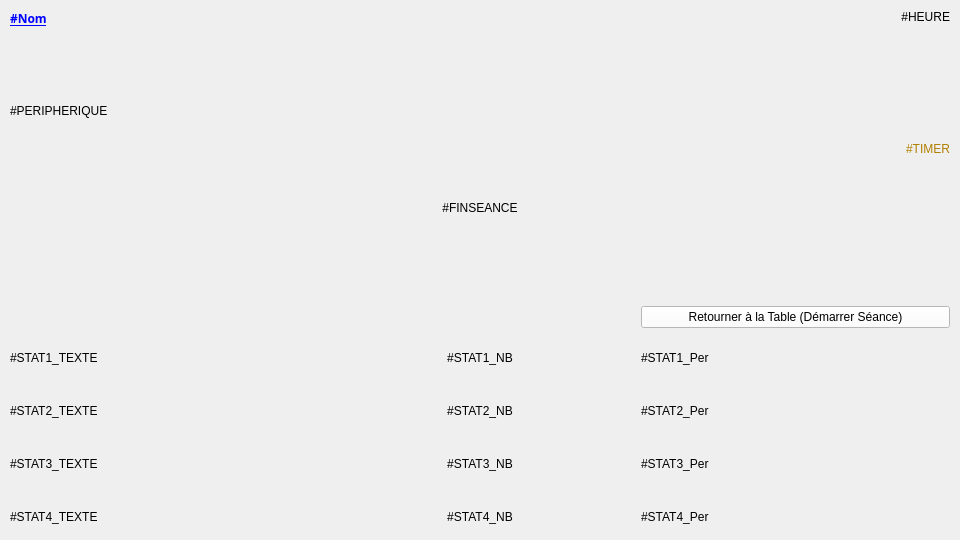
<?xml version="1.0" encoding="UTF-8"?>
<ui version="4.0">
 <class>CIhm</class>
 <widget class="QWidget" name="CIhm">
  <property name="windowModality">
   <enum>Qt::NonModal</enum>
  </property>
  <property name="geometry">
   <rect>
    <x>0</x>
    <y>0</y>
    <width>960</width>
    <height>540</height>
   </rect>
  </property>
  <property name="sizePolicy">
   <sizepolicy hsizetype="Preferred" vsizetype="Preferred">
    <horstretch>0</horstretch>
    <verstretch>0</verstretch>
   </sizepolicy>
  </property>
  <property name="windowTitle">
   <string>Moniteur TTPA</string>
  </property>
  <property name="autoFillBackground">
   <bool>false</bool>
  </property>
  <property name="styleSheet">
   <string notr="true">QWidget#m_pLayerLogo
{
/*	background-color: #FFFFFF; */
		background-image: url(:/images/resources/background.jpg)  cover;
}
QWidget#m_pLayerTable
{
		background-image: url(:/images/resources/background.jpg)  cover;
}
QWidget#m_pLayerRecapitulatif
{
		background-image: url(:/images/resources/background.jpg)  cover;
}
QPushButton
{
	background-color: #FFFFFF;
}</string>
  </property>
  <layout class="QVBoxLayout" name="verticalLayout_2">
   <property name="margin">
    <number>0</number>
   </property>
   <item>
    <widget class="QStackedWidget" name="m_pFenetres">
     <property name="frameShape">
      <enum>QFrame::NoFrame</enum>
     </property>
     <property name="frameShadow">
      <enum>QFrame::Plain</enum>
     </property>
     <property name="currentIndex">
      <number>2</number>
     </property>
     <widget class="QWidget" name="m_pLayerLogo">
      <property name="sizePolicy">
       <sizepolicy hsizetype="Preferred" vsizetype="Preferred">
        <horstretch>0</horstretch>
        <verstretch>0</verstretch>
       </sizepolicy>
      </property>
      <layout class="QVBoxLayout" name="verticalLayout">
       <property name="spacing">
        <number>2</number>
       </property>
       <property name="sizeConstraint">
        <enum>QLayout::SetMinimumSize</enum>
       </property>
       <property name="margin">
        <number>10</number>
       </property>
       <item>
        <layout class="QHBoxLayout" name="m_pHBLayoutLogoHeure">
         <property name="sizeConstraint">
          <enum>QLayout::SetDefaultConstraint</enum>
         </property>
         <item>
          <spacer name="m_pHSpacerLogoHeure">
           <property name="orientation">
            <enum>Qt::Horizontal</enum>
           </property>
           <property name="sizeHint" stdset="0">
            <size>
             <width>40</width>
             <height>20</height>
            </size>
           </property>
          </spacer>
         </item>
         <item>
          <widget class="QLabel" name="m_pQLabelLogoHeure">
           <property name="font">
            <font>
             <kerning>true</kerning>
            </font>
           </property>
           <property name="text">
            <string>#HEURE</string>
           </property>
           <property name="alignment">
            <set>Qt::AlignLeading|Qt::AlignLeft|Qt::AlignTop</set>
           </property>
          </widget>
         </item>
        </layout>
       </item>
       <item>
        <spacer name="verticalSpacer_2">
         <property name="orientation">
          <enum>Qt::Vertical</enum>
         </property>
         <property name="sizeType">
          <enum>QSizePolicy::Expanding</enum>
         </property>
         <property name="sizeHint" stdset="0">
          <size>
           <width>20</width>
           <height>40</height>
          </size>
         </property>
        </spacer>
       </item>
       <item>
        <layout class="QHBoxLayout" name="m_pQLabelLogoHBLayout">
         <property name="sizeConstraint">
          <enum>QLayout::SetNoConstraint</enum>
         </property>
         <property name="margin">
          <number>0</number>
         </property>
         <item>
          <widget class="QLabel" name="m_pQLabelLogo">
           <property name="sizePolicy">
            <sizepolicy hsizetype="Expanding" vsizetype="Expanding">
             <horstretch>0</horstretch>
             <verstretch>0</verstretch>
            </sizepolicy>
           </property>
           <property name="maximumSize">
            <size>
             <width>120</width>
             <height>75</height>
            </size>
           </property>
           <property name="text">
            <string/>
           </property>
           <property name="textFormat">
            <enum>Qt::AutoText</enum>
           </property>
           <property name="pixmap">
            <pixmap resource="images.qrc">:/images/resources/logo.png</pixmap>
           </property>
           <property name="scaledContents">
            <bool>true</bool>
           </property>
           <property name="alignment">
            <set>Qt::AlignLeading|Qt::AlignLeft|Qt::AlignVCenter</set>
           </property>
          </widget>
         </item>
        </layout>
       </item>
       <item>
        <spacer name="verticalSpacer_3">
         <property name="orientation">
          <enum>Qt::Vertical</enum>
         </property>
         <property name="sizeHint" stdset="0">
          <size>
           <width>20</width>
           <height>40</height>
          </size>
         </property>
        </spacer>
       </item>
       <item>
        <layout class="QHBoxLayout" name="m_pHBLayoutLogoNom">
         <property name="spacing">
          <number>0</number>
         </property>
         <property name="sizeConstraint">
          <enum>QLayout::SetMinimumSize</enum>
         </property>
         <item>
          <spacer name="horizontalSpacer_4">
           <property name="orientation">
            <enum>Qt::Horizontal</enum>
           </property>
           <property name="sizeHint" stdset="0">
            <size>
             <width>40</width>
             <height>20</height>
            </size>
           </property>
          </spacer>
         </item>
         <item>
          <widget class="QLabel" name="m_pQLabelLogoNom">
           <property name="sizePolicy">
            <sizepolicy hsizetype="Maximum" vsizetype="Preferred">
             <horstretch>0</horstretch>
             <verstretch>0</verstretch>
            </sizepolicy>
           </property>
           <property name="styleSheet">
            <string notr="true">QLabel
{
	color: #0000FF;
}</string>
           </property>
           <property name="text">
            <string>#JOUEUR_NOM</string>
           </property>
           <property name="alignment">
            <set>Qt::AlignRight|Qt::AlignTrailing|Qt::AlignVCenter</set>
           </property>
          </widget>
         </item>
         <item>
          <widget class="QLabel" name="m_pQLabelLogoNomMessage">
           <property name="sizePolicy">
            <sizepolicy hsizetype="Maximum" vsizetype="Preferred">
             <horstretch>0</horstretch>
             <verstretch>0</verstretch>
            </sizepolicy>
           </property>
           <property name="text">
            <string>#JOUEUR_MESSAGE</string>
           </property>
          </widget>
         </item>
         <item>
          <spacer name="horizontalSpacer_5">
           <property name="orientation">
            <enum>Qt::Horizontal</enum>
           </property>
           <property name="sizeHint" stdset="0">
            <size>
             <width>40</width>
             <height>20</height>
            </size>
           </property>
          </spacer>
         </item>
        </layout>
       </item>
       <item>
        <widget class="QLabel" name="m_pQLabelLogoTexte">
         <property name="enabled">
          <bool>true</bool>
         </property>
         <property name="sizePolicy">
          <sizepolicy hsizetype="MinimumExpanding" vsizetype="Preferred">
           <horstretch>0</horstretch>
           <verstretch>0</verstretch>
          </sizepolicy>
         </property>
         <property name="text">
          <string>#ATTENTE_CONNEXION</string>
         </property>
         <property name="textFormat">
          <enum>Qt::PlainText</enum>
         </property>
         <property name="alignment">
          <set>Qt::AlignCenter</set>
         </property>
        </widget>
       </item>
       <item>
        <widget class="QPushButton" name="m_pTestOutrepasser">
         <property name="palette">
          <palette>
           <active>
            <colorrole role="Button">
             <brush brushstyle="SolidPattern">
              <color alpha="255">
               <red>255</red>
               <green>255</green>
               <blue>255</blue>
              </color>
             </brush>
            </colorrole>
            <colorrole role="Base">
             <brush brushstyle="SolidPattern">
              <color alpha="255">
               <red>255</red>
               <green>255</green>
               <blue>255</blue>
              </color>
             </brush>
            </colorrole>
            <colorrole role="Window">
             <brush brushstyle="SolidPattern">
              <color alpha="255">
               <red>255</red>
               <green>255</green>
               <blue>255</blue>
              </color>
             </brush>
            </colorrole>
           </active>
           <inactive>
            <colorrole role="Button">
             <brush brushstyle="SolidPattern">
              <color alpha="255">
               <red>255</red>
               <green>255</green>
               <blue>255</blue>
              </color>
             </brush>
            </colorrole>
            <colorrole role="Base">
             <brush brushstyle="SolidPattern">
              <color alpha="255">
               <red>255</red>
               <green>255</green>
               <blue>255</blue>
              </color>
             </brush>
            </colorrole>
            <colorrole role="Window">
             <brush brushstyle="SolidPattern">
              <color alpha="255">
               <red>255</red>
               <green>255</green>
               <blue>255</blue>
              </color>
             </brush>
            </colorrole>
           </inactive>
           <disabled>
            <colorrole role="Button">
             <brush brushstyle="SolidPattern">
              <color alpha="255">
               <red>255</red>
               <green>255</green>
               <blue>255</blue>
              </color>
             </brush>
            </colorrole>
            <colorrole role="Base">
             <brush brushstyle="SolidPattern">
              <color alpha="255">
               <red>255</red>
               <green>255</green>
               <blue>255</blue>
              </color>
             </brush>
            </colorrole>
            <colorrole role="Window">
             <brush brushstyle="SolidPattern">
              <color alpha="255">
               <red>255</red>
               <green>255</green>
               <blue>255</blue>
              </color>
             </brush>
            </colorrole>
           </disabled>
          </palette>
         </property>
         <property name="styleSheet">
          <string notr="true"/>
         </property>
         <property name="text">
          <string>OUTREPASSER</string>
         </property>
        </widget>
       </item>
      </layout>
     </widget>
     <widget class="QWidget" name="m_pLayerTable">
      <layout class="QGridLayout" name="m_gridLayout" rowstretch="0,0" columnstretch="0,0,0">
       <property name="sizeConstraint">
        <enum>QLayout::SetMinimumSize</enum>
       </property>
       <property name="leftMargin">
        <number>10</number>
       </property>
       <property name="topMargin">
        <number>10</number>
       </property>
       <property name="rightMargin">
        <number>10</number>
       </property>
       <property name="bottomMargin">
        <number>0</number>
       </property>
       <property name="spacing">
        <number>2</number>
       </property>
       <item row="1" column="0" colspan="3">
        <layout class="QHBoxLayout" name="m_pHBLayoutTable">
         <property name="spacing">
          <number>6</number>
         </property>
         <property name="sizeConstraint">
          <enum>QLayout::SetDefaultConstraint</enum>
         </property>
         <property name="topMargin">
          <number>0</number>
         </property>
        </layout>
       </item>
       <item row="0" column="0" colspan="3">
        <layout class="QGridLayout" name="m_pGLayoutTop">
         <property name="sizeConstraint">
          <enum>QLayout::SetMinAndMaxSize</enum>
         </property>
         <property name="margin">
          <number>0</number>
         </property>
         <property name="spacing">
          <number>0</number>
         </property>
         <item row="3" column="2">
          <layout class="QHBoxLayout" name="m_pHBLayoutTop" stretch="0">
           <property name="spacing">
            <number>6</number>
           </property>
           <property name="bottomMargin">
            <number>10</number>
           </property>
           <item>
            <layout class="QVBoxLayout" name="m_pVBLayoutTopRight">
             <item>
              <widget class="QLabel" name="m_pQLabelTimerSeance">
               <property name="styleSheet">
                <string notr="true">QLabel
{
	color: #B08000;
}</string>
               </property>
               <property name="text">
                <string>#TIMER</string>
               </property>
               <property name="alignment">
                <set>Qt::AlignRight|Qt::AlignTop|Qt::AlignTrailing</set>
               </property>
              </widget>
             </item>
             <item>
              <widget class="QPushButton" name="m_pTestZoneReset">
               <property name="text">
                <string>Reset</string>
               </property>
              </widget>
             </item>
             <item>
              <widget class="QPushButton" name="m_pTestZoneRobotRandom">
               <property name="text">
                <string>Zone du Robot Aleatoire</string>
               </property>
              </widget>
             </item>
             <item>
              <widget class="QPushButton" name="m_pTestZoneObjectifRandom">
               <property name="text">
                <string>Zone Objectif Aleatoire</string>
               </property>
              </widget>
             </item>
             <item>
              <widget class="QPushButton" name="m_pTestZoneRandom">
               <property name="text">
                <string>Impact Aleatoire</string>
               </property>
              </widget>
             </item>
             <item>
              <widget class="QLineEdit" name="m_pConsole">
               <property name="sizePolicy">
                <sizepolicy hsizetype="Minimum" vsizetype="Fixed">
                 <horstretch>0</horstretch>
                 <verstretch>0</verstretch>
                </sizepolicy>
               </property>
              </widget>
             </item>
            </layout>
           </item>
          </layout>
         </item>
         <item row="0" column="2">
          <widget class="QLabel" name="m_pQLabelTopRightHeure">
           <property name="styleSheet">
            <string notr="true"/>
           </property>
           <property name="text">
            <string>#HEURE</string>
           </property>
           <property name="alignment">
            <set>Qt::AlignRight|Qt::AlignTop|Qt::AlignTrailing</set>
           </property>
           <property name="margin">
            <number>0</number>
           </property>
          </widget>
         </item>
         <item row="3" column="1">
          <widget class="QLabel" name="m_pQLabelTopMid">
           <property name="sizePolicy">
            <sizepolicy hsizetype="Minimum" vsizetype="Minimum">
             <horstretch>0</horstretch>
             <verstretch>0</verstretch>
            </sizepolicy>
           </property>
           <property name="font">
            <font>
             <weight>50</weight>
             <italic>false</italic>
             <bold>false</bold>
             <underline>false</underline>
             <strikeout>false</strikeout>
            </font>
           </property>
           <property name="autoFillBackground">
            <bool>false</bool>
           </property>
           <property name="text">
            <string>#NB_BALLES_JOUEES / #NB_BALLES_TOTAL</string>
           </property>
           <property name="alignment">
            <set>Qt::AlignHCenter|Qt::AlignTop</set>
           </property>
           <property name="wordWrap">
            <bool>false</bool>
           </property>
           <property name="textInteractionFlags">
            <set>Qt::LinksAccessibleByMouse</set>
           </property>
          </widget>
         </item>
         <item row="3" column="0">
          <layout class="QVBoxLayout" name="verticalLayout_3">
           <item>
            <spacer name="verticalSpacer">
             <property name="orientation">
              <enum>Qt::Vertical</enum>
             </property>
             <property name="sizeType">
              <enum>QSizePolicy::Preferred</enum>
             </property>
             <property name="sizeHint" stdset="0">
              <size>
               <width>20</width>
               <height>40</height>
              </size>
             </property>
            </spacer>
           </item>
           <item>
            <layout class="QHBoxLayout" name="horizontalLayout_2">
             <item>
              <widget class="QLabel" name="m_pQLabelLeftStat1Texte">
               <property name="sizePolicy">
                <sizepolicy hsizetype="Minimum" vsizetype="Maximum">
                 <horstretch>0</horstretch>
                 <verstretch>0</verstretch>
                </sizepolicy>
               </property>
               <property name="text">
                <string>#STAT1</string>
               </property>
              </widget>
             </item>
             <item>
              <widget class="QLabel" name="m_pQLabelLeftStat1Nb">
               <property name="sizePolicy">
                <sizepolicy hsizetype="Minimum" vsizetype="Maximum">
                 <horstretch>0</horstretch>
                 <verstretch>0</verstretch>
                </sizepolicy>
               </property>
               <property name="text">
                <string>#STAT1_NB</string>
               </property>
               <property name="scaledContents">
                <bool>false</bool>
               </property>
               <property name="alignment">
                <set>Qt::AlignRight|Qt::AlignTrailing|Qt::AlignVCenter</set>
               </property>
               <property name="wordWrap">
                <bool>false</bool>
               </property>
               <property name="margin">
                <number>0</number>
               </property>
               <property name="indent">
                <number>-1</number>
               </property>
              </widget>
             </item>
            </layout>
           </item>
          </layout>
         </item>
         <item row="0" column="0" colspan="2">
          <layout class="QVBoxLayout" name="verticalLayout_4">
           <item>
            <widget class="QLabel" name="m_pQLabelTopLeftNom">
             <property name="sizePolicy">
              <sizepolicy hsizetype="Ignored" vsizetype="Minimum">
               <horstretch>0</horstretch>
               <verstretch>0</verstretch>
              </sizepolicy>
             </property>
             <property name="sizeIncrement">
              <size>
               <width>0</width>
               <height>0</height>
              </size>
             </property>
             <property name="font">
              <font>
               <family>Waree</family>
               <weight>75</weight>
               <italic>false</italic>
               <bold>true</bold>
               <underline>true</underline>
              </font>
             </property>
             <property name="styleSheet">
              <string notr="true">QLabel
{
	color: #0000FF;
}</string>
             </property>
             <property name="text">
              <string>#Nom</string>
             </property>
             <property name="alignment">
              <set>Qt::AlignLeading|Qt::AlignLeft|Qt::AlignTop</set>
             </property>
            </widget>
           </item>
           <item>
            <widget class="QLabel" name="m_pQLabelTopLeftNomPeripherique">
             <property name="text">
              <string>#PERIPHERIQUE</string>
             </property>
            </widget>
           </item>
          </layout>
         </item>
        </layout>
       </item>
      </layout>
     </widget>
     <widget class="QWidget" name="m_pLayerRecapitulatif">
      <layout class="QGridLayout" name="gridLayout">
       <property name="sizeConstraint">
        <enum>QLayout::SetMinimumSize</enum>
       </property>
       <property name="leftMargin">
        <number>10</number>
       </property>
       <property name="topMargin">
        <number>10</number>
       </property>
       <property name="rightMargin">
        <number>10</number>
       </property>
       <property name="bottomMargin">
        <number>0</number>
       </property>
       <property name="spacing">
        <number>2</number>
       </property>
       <item row="1" column="1">
        <layout class="QGridLayout" name="gridLayout_4">
         <property name="topMargin">
          <number>30</number>
         </property>
         <item row="1" column="2">
          <widget class="QPushButton" name="m_pTestStartRecap">
           <property name="text">
            <string>Retourner à la Table (Démarrer Séance)</string>
           </property>
          </widget>
         </item>
         <item row="2" column="1">
          <widget class="QLabel" name="m_pQLabelLeftStat1NbRecap">
           <property name="text">
            <string>#STAT1_NB</string>
           </property>
           <property name="alignment">
            <set>Qt::AlignCenter</set>
           </property>
          </widget>
         </item>
         <item row="2" column="2">
          <widget class="QLabel" name="m_pQLabelLeftStat1PerRecap">
           <property name="text">
            <string>#STAT1_Per</string>
           </property>
          </widget>
         </item>
         <item row="3" column="2">
          <widget class="QLabel" name="m_pQLabelLeftStat2PerRecap">
           <property name="text">
            <string>#STAT2_Per</string>
           </property>
          </widget>
         </item>
         <item row="3" column="1">
          <widget class="QLabel" name="m_pQLabelLeftStat2NbRecap">
           <property name="text">
            <string>#STAT2_NB</string>
           </property>
           <property name="alignment">
            <set>Qt::AlignCenter</set>
           </property>
          </widget>
         </item>
         <item row="2" column="0">
          <widget class="QLabel" name="m_pQLabelLeftStat1TexteRecap">
           <property name="font">
            <font>
             <strikeout>false</strikeout>
             <kerning>true</kerning>
            </font>
           </property>
           <property name="text">
            <string>#STAT1_TEXTE</string>
           </property>
           <property name="scaledContents">
            <bool>false</bool>
           </property>
           <property name="alignment">
            <set>Qt::AlignLeading|Qt::AlignLeft|Qt::AlignVCenter</set>
           </property>
           <property name="margin">
            <number>0</number>
           </property>
          </widget>
         </item>
         <item row="4" column="1">
          <widget class="QLabel" name="m_pQLabelLeftStat3NbRecap">
           <property name="text">
            <string>#STAT3_NB</string>
           </property>
           <property name="alignment">
            <set>Qt::AlignCenter</set>
           </property>
          </widget>
         </item>
         <item row="4" column="0">
          <widget class="QLabel" name="m_pQLabelLeftStat3TexteRecap">
           <property name="font">
            <font>
             <strikeout>false</strikeout>
             <kerning>true</kerning>
            </font>
           </property>
           <property name="text">
            <string>#STAT3_TEXTE</string>
           </property>
           <property name="scaledContents">
            <bool>false</bool>
           </property>
           <property name="alignment">
            <set>Qt::AlignLeading|Qt::AlignLeft|Qt::AlignVCenter</set>
           </property>
           <property name="margin">
            <number>0</number>
           </property>
          </widget>
         </item>
         <item row="4" column="2">
          <widget class="QLabel" name="m_pQLabelLeftStat3PerRecap">
           <property name="text">
            <string>#STAT3_Per</string>
           </property>
          </widget>
         </item>
         <item row="3" column="0">
          <widget class="QLabel" name="m_pQLabelLeftStat2TexteRecap">
           <property name="font">
            <font>
             <strikeout>false</strikeout>
             <kerning>true</kerning>
            </font>
           </property>
           <property name="text">
            <string>#STAT2_TEXTE</string>
           </property>
           <property name="scaledContents">
            <bool>false</bool>
           </property>
           <property name="alignment">
            <set>Qt::AlignLeading|Qt::AlignLeft|Qt::AlignVCenter</set>
           </property>
           <property name="margin">
            <number>0</number>
           </property>
          </widget>
         </item>
         <item row="5" column="0">
          <widget class="QLabel" name="m_pQLabelLeftStat4TexteRecap">
           <property name="font">
            <font>
             <strikeout>false</strikeout>
             <kerning>true</kerning>
            </font>
           </property>
           <property name="text">
            <string>#STAT4_TEXTE</string>
           </property>
           <property name="scaledContents">
            <bool>false</bool>
           </property>
           <property name="alignment">
            <set>Qt::AlignLeading|Qt::AlignLeft|Qt::AlignVCenter</set>
           </property>
           <property name="margin">
            <number>0</number>
           </property>
          </widget>
         </item>
         <item row="5" column="1">
          <widget class="QLabel" name="m_pQLabelLeftStat4NbRecap">
           <property name="text">
            <string>#STAT4_NB</string>
           </property>
           <property name="alignment">
            <set>Qt::AlignCenter</set>
           </property>
          </widget>
         </item>
         <item row="5" column="2">
          <widget class="QLabel" name="m_pQLabelLeftStat4PerRecap">
           <property name="text">
            <string>#STAT4_Per</string>
           </property>
          </widget>
         </item>
        </layout>
       </item>
       <item row="0" column="1">
        <layout class="QGridLayout" name="m_pGLayoutTopRecap">
         <property name="sizeConstraint">
          <enum>QLayout::SetMinimumSize</enum>
         </property>
         <property name="leftMargin">
          <number>0</number>
         </property>
         <property name="rightMargin">
          <number>0</number>
         </property>
         <property name="bottomMargin">
          <number>0</number>
         </property>
         <property name="spacing">
          <number>0</number>
         </property>
         <item row="0" column="0" colspan="2">
          <layout class="QVBoxLayout" name="verticalLayout_5">
           <item>
            <widget class="QLabel" name="m_pQLabelTopLeftNomRecap">
             <property name="sizePolicy">
              <sizepolicy hsizetype="Ignored" vsizetype="Minimum">
               <horstretch>0</horstretch>
               <verstretch>0</verstretch>
              </sizepolicy>
             </property>
             <property name="sizeIncrement">
              <size>
               <width>0</width>
               <height>0</height>
              </size>
             </property>
             <property name="font">
              <font>
               <family>Waree</family>
               <weight>75</weight>
               <italic>false</italic>
               <bold>true</bold>
               <underline>true</underline>
              </font>
             </property>
             <property name="styleSheet">
              <string notr="true">QLabel
{
	color: #0000FF;
}</string>
             </property>
             <property name="text">
              <string>#Nom</string>
             </property>
             <property name="alignment">
              <set>Qt::AlignLeading|Qt::AlignLeft|Qt::AlignTop</set>
             </property>
            </widget>
           </item>
           <item>
            <widget class="QLabel" name="m_pQLabelTopLeftNomPeripheriqueRecap">
             <property name="text">
              <string>#PERIPHERIQUE</string>
             </property>
            </widget>
           </item>
          </layout>
         </item>
         <item row="1" column="1">
          <widget class="QLabel" name="m_pQLabelTopTexteRecap">
           <property name="text">
            <string>#FINSEANCE</string>
           </property>
           <property name="alignment">
            <set>Qt::AlignCenter</set>
           </property>
          </widget>
         </item>
         <item row="1" column="2">
          <widget class="QLabel" name="m_pQLabelTimerSeanceRecap">
           <property name="styleSheet">
            <string notr="true">QLabel
{
	color: #B08000;
}</string>
           </property>
           <property name="text">
            <string>#TIMER</string>
           </property>
           <property name="alignment">
            <set>Qt::AlignRight|Qt::AlignTop|Qt::AlignTrailing</set>
           </property>
          </widget>
         </item>
         <item row="0" column="2">
          <widget class="QLabel" name="m_pQLabelTopRightHeureRecap">
           <property name="font">
            <font>
             <kerning>true</kerning>
            </font>
           </property>
           <property name="text">
            <string>#HEURE</string>
           </property>
           <property name="alignment">
            <set>Qt::AlignRight|Qt::AlignTop|Qt::AlignTrailing</set>
           </property>
          </widget>
         </item>
        </layout>
       </item>
       <item row="2" column="1">
        <layout class="QHBoxLayout" name="m_pHBLayoutTableRecap"/>
       </item>
      </layout>
     </widget>
    </widget>
   </item>
  </layout>
 </widget>
 <layoutdefault spacing="6" margin="11"/>
 <resources>
  <include location="images.qrc"/>
 </resources>
 <connections>
  <connection>
   <sender>m_pTestZoneObjectifRandom</sender>
   <signal>clicked()</signal>
   <receiver>CIhm</receiver>
   <slot>setZoneObjectifRandom()</slot>
   <hints>
    <hint type="sourcelabel">
     <x>946</x>
     <y>195</y>
    </hint>
    <hint type="destinationlabel">
     <x>479</x>
     <y>269</y>
    </hint>
   </hints>
  </connection>
  <connection>
   <sender>m_pTestZoneRandom</sender>
   <signal>clicked()</signal>
   <receiver>CIhm</receiver>
   <slot>setZoneRandom()</slot>
   <hints>
    <hint type="sourcelabel">
     <x>946</x>
     <y>228</y>
    </hint>
    <hint type="destinationlabel">
     <x>766</x>
     <y>577</y>
    </hint>
   </hints>
  </connection>
  <connection>
   <sender>m_pTestZoneReset</sender>
   <signal>clicked()</signal>
   <receiver>CIhm</receiver>
   <slot>resetSeance()</slot>
   <hints>
    <hint type="sourcelabel">
     <x>946</x>
     <y>129</y>
    </hint>
    <hint type="destinationlabel">
     <x>479</x>
     <y>269</y>
    </hint>
   </hints>
  </connection>
  <connection>
   <sender>m_pTestZoneRobotRandom</sender>
   <signal>clicked()</signal>
   <receiver>CIhm</receiver>
   <slot>setZoneRobotRandom()</slot>
   <hints>
    <hint type="sourcelabel">
     <x>946</x>
     <y>162</y>
    </hint>
    <hint type="destinationlabel">
     <x>479</x>
     <y>269</y>
    </hint>
   </hints>
  </connection>
 </connections>
 <slots>
  <slot>setZoneRobotRandom()</slot>
  <slot>resetSeance()</slot>
  <slot>setZoneObjectifRandom()</slot>
  <slot>setInfoConnect(QString)</slot>
  <slot>envoyerCommande(QString)</slot>
  <slot>impacterRandom()</slot>
 </slots>
</ui>
